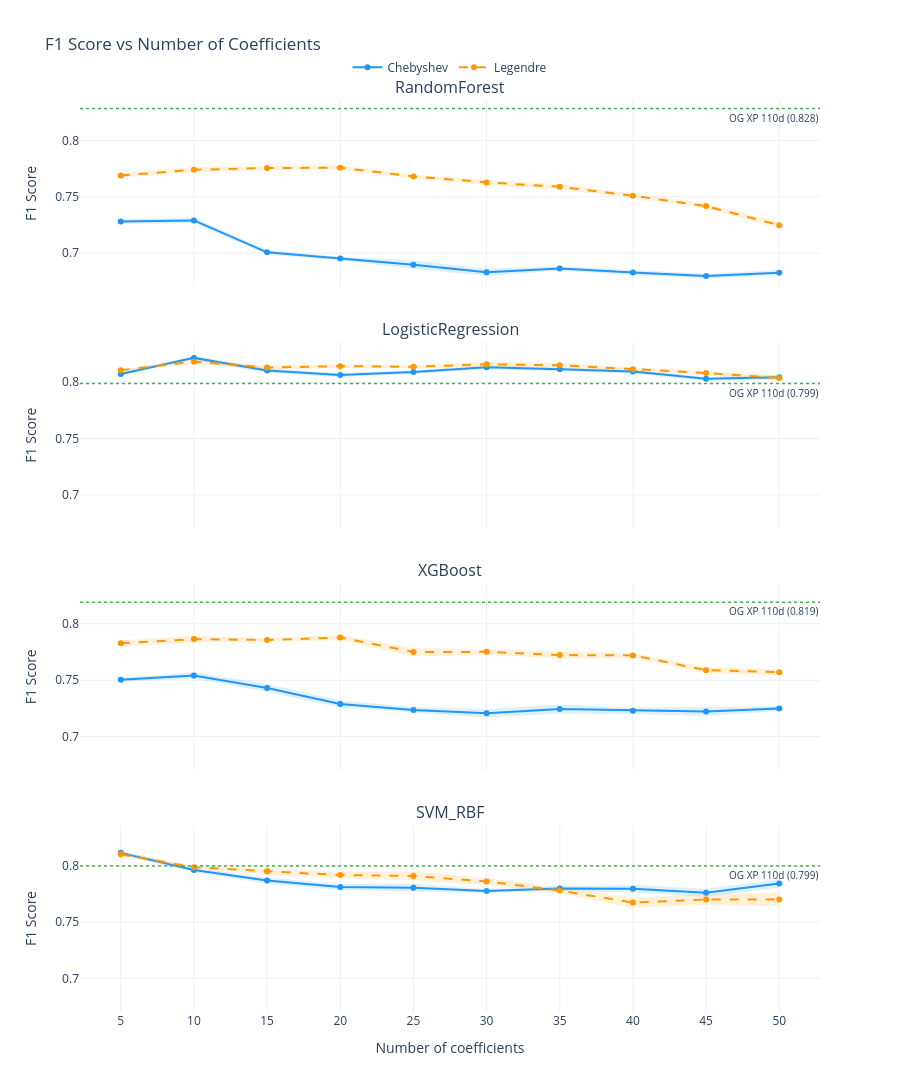

The cell this chart's notebook holds for it:
### Code cell
fig_f1 = plot_efficiency("f1", "F1 Score")
try:
    fig_f1.write_image(str(RESULTS_DIR / "focused_efficiency_f1.png"), scale=2)
except Exception as e:
    print(f"Static export skipped: {e}")
fig_f1.show()

### Figure 1 — Plotly figure (JSON) as saved in the notebook; plotly's stock layout.template omitted (floating-point values rounded to 4 significant figures)
{"data": [{"hovertemplate": "Chebyshev<br>n_coeffs=%{x}<br>f1=%{y:.4f}<extra></extra>", "legendgroup": "chebyshev", "line": {"color": "#2196F3", "dash": "solid"}, "marker": {"size": 6}, "mode": "lines+markers", "name": "Chebyshev", "showlegend": true, "type": "scatter", "x": [5, 10, 15, 20, 25, 30, 35, 40, 45, 50], "xaxis": "x", "y": [0.7281, 0.7291, 0.7008, 0.6954, 0.6899, 0.6831, 0.6865, 0.683, 0.6798, 0.6828], "yaxis": "y"}, {"fill": "toself", "fillcolor": "rgba(33,150,243,0.15)", "hoverinfo": "skip", "line": {"width": 0}, "mode": "lines", "showlegend": false, "type": "scatter", "x": [5, 10, 15, 20, 25, 30, 35, 40, 45, 50, 50, 45, 40, 35, 30, 25, 20, 15, 10, 5], "xaxis": "x", "y": [0.7302, 0.7315, 0.7029, 0.6969, 0.6938, 0.6862, 0.6885, 0.6853, 0.6818, 0.6852, 0.6804, 0.6777, 0.6808, 0.6846, 0.68, 0.686, 0.6939, 0.6987, 0.7268, 0.726], "yaxis": "y"}, {"hovertemplate": "Legendre<br>n_coeffs=%{x}<br>f1=%{y:.4f}<extra></extra>", "legendgroup": "legendre", "line": {"color": "#FF9800", "dash": "dash"}, "marker": {"size": 6}, "mode": "lines+markers", "name": "Legendre", "showlegend": true, "type": "scatter", "x": [5, 10, 15, 20, 25, 30, 35, 40, 45, 50], "xaxis": "x", "y": [0.7689, 0.774, 0.7756, 0.7758, 0.7682, 0.7628, 0.7589, 0.751, 0.7418, 0.7249], "yaxis": "y"}, {"fill": "toself", "fillcolor": "rgba(255,152,0,0.15)", "hoverinfo": "skip", "line": {"width": 0}, "mode": "lines", "showlegend": false, "type": "scatter", "x": [5, 10, 15, 20, 25, 30, 35, 40, 45, 50, 50, 45, 40, 35, 30, 25, 20, 15, 10, 5], "xaxis": "x", "y": [0.7708, 0.7763, 0.7773, 0.7777, 0.7699, 0.765, 0.7611, 0.7531, 0.7439, 0.7278, 0.722, 0.7398, 0.7489, 0.7566, 0.7606, 0.7664, 0.7739, 0.7738, 0.7717, 0.767], "yaxis": "y"}, {"hovertemplate": "Chebyshev<br>n_coeffs=%{x}<br>f1=%{y:.4f}<extra></extra>", "legendgroup": "chebyshev", "line": {"color": "#2196F3", "dash": "solid"}, "marker": {"size": 6}, "mode": "lines+markers", "name": "Chebyshev", "showlegend": false, "type": "scatter", "x": [5, 10, 15, 20, 25, 30, 35, 40, 45, 50], "xaxis": "x2", "y": [0.8071, 0.8215, 0.8102, 0.8063, 0.8089, 0.8133, 0.8115, 0.8093, 0.8029, 0.8043], "yaxis": "y2"}, {"fill": "toself", "fillcolor": "rgba(33,150,243,0.15)", "hoverinfo": "skip", "line": {"width": 0}, "mode": "lines", "showlegend": false, "type": "scatter", "x": [5, 10, 15, 20, 25, 30, 35, 40, 45, 50, 50, 45, 40, 35, 30, 25, 20, 15, 10, 5], "xaxis": "x2", "y": [0.8085, 0.8233, 0.8123, 0.8081, 0.8105, 0.8149, 0.813, 0.811, 0.8046, 0.8064, 0.8022, 0.8012, 0.8077, 0.81, 0.8116, 0.8073, 0.8045, 0.8082, 0.8197, 0.8058], "yaxis": "y2"}, {"hovertemplate": "Legendre<br>n_coeffs=%{x}<br>f1=%{y:.4f}<extra></extra>", "legendgroup": "legendre", "line": {"color": "#FF9800", "dash": "dash"}, "marker": {"size": 6}, "mode": "lines+markers", "name": "Legendre", "showlegend": false, "type": "scatter", "x": [5, 10, 15, 20, 25, 30, 35, 40, 45, 50], "xaxis": "x2", "y": [0.8106, 0.8182, 0.813, 0.8141, 0.8136, 0.8159, 0.815, 0.8114, 0.8081, 0.8037], "yaxis": "y2"}, {"fill": "toself", "fillcolor": "rgba(255,152,0,0.15)", "hoverinfo": "skip", "line": {"width": 0}, "mode": "lines", "showlegend": false, "type": "scatter", "x": [5, 10, 15, 20, 25, 30, 35, 40, 45, 50, 50, 45, 40, 35, 30, 25, 20, 15, 10, 5], "xaxis": "x2", "y": [0.8115, 0.8202, 0.8148, 0.8158, 0.8148, 0.8181, 0.817, 0.813, 0.8101, 0.8063, 0.8011, 0.8061, 0.8098, 0.813, 0.8136, 0.8124, 0.8124, 0.8111, 0.8162, 0.8097], "yaxis": "y2"}, {"hovertemplate": "Chebyshev<br>n_coeffs=%{x}<br>f1=%{y:.4f}<extra></extra>", "legendgroup": "chebyshev", "line": {"color": "#2196F3", "dash": "solid"}, "marker": {"size": 6}, "mode": "lines+markers", "name": "Chebyshev", "showlegend": false, "type": "scatter", "x": [5, 10, 15, 20, 25, 30, 35, 40, 45, 50], "xaxis": "x3", "y": [0.7505, 0.7543, 0.7431, 0.7289, 0.7237, 0.7206, 0.7245, 0.723, 0.7222, 0.7249], "yaxis": "y3"}, {"fill": "toself", "fillcolor": "rgba(33,150,243,0.15)", "hoverinfo": "skip", "line": {"width": 0}, "mode": "lines", "showlegend": false, "type": "scatter", "x": [5, 10, 15, 20, 25, 30, 35, 40, 45, 50, 50, 45, 40, 35, 30, 25, 20, 15, 10, 5], "xaxis": "x3", "y": [0.7525, 0.757, 0.7467, 0.732, 0.7264, 0.7242, 0.7285, 0.7259, 0.7261, 0.7271, 0.7228, 0.7183, 0.7201, 0.7205, 0.7171, 0.7211, 0.7257, 0.7395, 0.7515, 0.7486], "yaxis": "y3"}, {"hovertemplate": "Legendre<br>n_coeffs=%{x}<br>f1=%{y:.4f}<extra></extra>", "legendgroup": "legendre", "line": {"color": "#FF9800", "dash": "dash"}, "marker": {"size": 6}, "mode": "lines+markers", "name": "Legendre", "showlegend": false, "type": "scatter", "x": [5, 10, 15, 20, 25, 30, 35, 40, 45, 50], "xaxis": "x3", "y": [0.7827, 0.7865, 0.7856, 0.7878, 0.775, 0.7752, 0.7723, 0.772, 0.7589, 0.7571], "yaxis": "y3"}, {"fill": "toself", "fillcolor": "rgba(255,152,0,0.15)", "hoverinfo": "skip", "line": {"width": 0}, "mode": "lines", "showlegend": false, "type": "scatter", "x": [5, 10, 15, 20, 25, 30, 35, 40, 45, 50, 50, 45, 40, 35, 30, 25, 20, 15, 10, 5], "xaxis": "x3", "y": [0.7855, 0.7894, 0.7875, 0.7902, 0.7785, 0.7775, 0.7755, 0.7741, 0.7615, 0.7597, 0.7545, 0.7564, 0.7699, 0.7691, 0.7728, 0.7715, 0.7855, 0.7838, 0.7835, 0.78], "yaxis": "y3"}, {"hovertemplate": "Chebyshev<br>n_coeffs=%{x}<br>f1=%{y:.4f}<extra></extra>", "legendgroup": "chebyshev", "line": {"color": "#2196F3", "dash": "solid"}, "marker": {"size": 6}, "mode": "lines+markers", "name": "Chebyshev", "showlegend": false, "type": "scatter", "x": [5, 10, 15, 20, 25, 30, 35, 40, 45, 50], "xaxis": "x4", "y": [0.8112, 0.796, 0.7866, 0.781, 0.7803, 0.7773, 0.7795, 0.7794, 0.7758, 0.784], "yaxis": "y4"}, {"fill": "toself", "fillcolor": "rgba(33,150,243,0.15)", "hoverinfo": "skip", "line": {"width": 0}, "mode": "lines", "showlegend": false, "type": "scatter", "x": [5, 10, 15, 20, 25, 30, 35, 40, 45, 50, 50, 45, 40, 35, 30, 25, 20, 15, 10, 5], "xaxis": "x4", "y": [0.8128, 0.7981, 0.7894, 0.7837, 0.7838, 0.779, 0.7817, 0.7828, 0.7795, 0.7875, 0.7805, 0.7722, 0.7761, 0.7774, 0.7756, 0.7768, 0.7783, 0.7839, 0.7939, 0.8096], "yaxis": "y4"}, {"hovertemplate": "Legendre<br>n_coeffs=%{x}<br>f1=%{y:.4f}<extra></extra>", "legendgroup": "legendre", "line": {"color": "#FF9800", "dash": "dash"}, "marker": {"size": 6}, "mode": "lines+markers", "name": "Legendre", "showlegend": false, "type": "scatter", "x": [5, 10, 15, 20, 25, 30, 35, 40, 45, 50], "xaxis": "x4", "y": [0.8099, 0.7985, 0.7949, 0.7916, 0.7906, 0.7859, 0.7778, 0.7671, 0.7699, 0.7699], "yaxis": "y4"}, {"fill": "toself", "fillcolor": "rgba(255,152,0,0.15)", "hoverinfo": "skip", "line": {"width": 0}, "mode": "lines", "showlegend": false, "type": "scatter", "x": [5, 10, 15, 20, 25, 30, 35, 40, 45, 50, 50, 45, 40, 35, 30, 25, 20, 15, 10, 5], "xaxis": "x4", "y": [0.8119, 0.7998, 0.7979, 0.7943, 0.7946, 0.7889, 0.7804, 0.7717, 0.7747, 0.7758, 0.7639, 0.765, 0.7626, 0.7752, 0.7829, 0.7866, 0.7889, 0.7919, 0.7971, 0.8078], "yaxis": "y4"}], "layout": {"annotations": [{"font": {"size": 16}, "showarrow": false, "text": "RandomForest", "x": 0.5, "xanchor": "center", "xref": "paper", "y": 1, "yanchor": "bottom", "yref": "paper"}, {"font": {"size": 16}, "showarrow": false, "text": "LogisticRegression", "x": 0.5, "xanchor": "center", "xref": "paper", "y": 0.735, "yanchor": "bottom", "yref": "paper"}, {"font": {"size": 16}, "showarrow": false, "text": "XGBoost", "x": 0.5, "xanchor": "center", "xref": "paper", "y": 0.47, "yanchor": "bottom", "yref": "paper"}, {"font": {"size": 16}, "showarrow": false, "text": "SVM_RBF", "x": 0.5, "xanchor": "center", "xref": "paper", "y": 0.205, "yanchor": "bottom", "yref": "paper"}, {"font": {"size": 10}, "showarrow": false, "text": "OG XP 110d (0.828)", "x": 1, "xanchor": "right", "xref": "x domain", "y": 0.8283, "yanchor": "top", "yref": "y"}, {"font": {"size": 10}, "showarrow": false, "text": "OG XP 110d (0.799)", "x": 1, "xanchor": "right", "xref": "x2 domain", "y": 0.7988, "yanchor": "top", "yref": "y2"}, {"font": {"size": 10}, "showarrow": false, "text": "OG XP 110d (0.819)", "x": 1, "xanchor": "right", "xref": "x3 domain", "y": 0.8191, "yanchor": "top", "yref": "y3"}, {"font": {"size": 10}, "showarrow": false, "text": "OG XP 110d (0.799)", "x": 1, "xanchor": "right", "xref": "x4 domain", "y": 0.7995, "yanchor": "top", "yref": "y4"}], "height": 1400, "legend": {"orientation": "h", "x": 0.5, "xanchor": "center", "y": 1.02, "yanchor": "bottom"}, "shapes": [{"line": {"color": "#4CAF50", "dash": "dot", "width": 1.5}, "type": "line", "x0": 0, "x1": 1, "xref": "x domain", "y0": 0.8283, "y1": 0.8283, "yref": "y"}, {"line": {"color": "#4CAF50", "dash": "dot", "width": 1.5}, "type": "line", "x0": 0, "x1": 1, "xref": "x2 domain", "y0": 0.7988, "y1": 0.7988, "yref": "y2"}, {"line": {"color": "#4CAF50", "dash": "dot", "width": 1.5}, "type": "line", "x0": 0, "x1": 1, "xref": "x3 domain", "y0": 0.8191, "y1": 0.8191, "yref": "y3"}, {"line": {"color": "#4CAF50", "dash": "dot", "width": 1.5}, "type": "line", "x0": 0, "x1": 1, "xref": "x4 domain", "y0": 0.7995, "y1": 0.7995, "yref": "y4"}], "title": {"text": "F1 Score vs Number of Coefficients"}, "xaxis": {"anchor": "y", "domain": [0, 1], "matches": "x4", "showticklabels": false}, "xaxis2": {"anchor": "y2", "domain": [0, 1], "matches": "x4", "showticklabels": false}, "xaxis3": {"anchor": "y3", "domain": [0, 1], "matches": "x4", "showticklabels": false}, "xaxis4": {"anchor": "y4", "domain": [0, 1], "tickvals": [5, 10, 15, 20, 25, 30, 35, 40, 45, 50], "title": {"text": "Number of coefficients"}}, "yaxis": {"anchor": "x", "domain": [0.795, 1], "range": [0.6701, 0.8359], "title": {"text": "F1 Score"}}, "yaxis2": {"anchor": "x2", "domain": [0.53, 0.735], "range": [0.6701, 0.8359], "title": {"text": "F1 Score"}}, "yaxis3": {"anchor": "x3", "domain": [0.265, 0.47], "range": [0.6701, 0.8359], "title": {"text": "F1 Score"}}, "yaxis4": {"anchor": "x4", "domain": [0, 0.205], "range": [0.6701, 0.8359], "title": {"text": "F1 Score"}}}}
